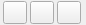
<?xml version="1.0" encoding="UTF-8"?>
<ui version="4.0">
 <class>EmulatorOptionActions</class>
 <widget class="QWidget" name="EmulatorOptionActions">
  <property name="geometry">
   <rect>
    <x>0</x>
    <y>0</y>
    <width>86</width>
    <height>25</height>
   </rect>
  </property>
  <layout class="QGridLayout" name="gridLayout">
   <property name="margin">
    <number>0</number>
   </property>
   <property name="spacing">
    <number>0</number>
   </property>
   <item row="0" column="0">
    <widget class="QToolButton" name="toolButtonReset">
     <property name="toolTip">
      <string>Reset to default value</string>
     </property>
     <property name="icon">
      <iconset resource="qmc2.qrc">
       <normaloff>:/data/img/broom.png</normaloff>:/data/img/broom.png</iconset>
     </property>
    </widget>
   </item>
   <item row="0" column="1">
    <widget class="QToolButton" name="toolButtonRevert">
     <property name="toolTip">
      <string>Revert to stored value</string>
     </property>
     <property name="icon">
      <iconset resource="qmc2.qrc">
       <normaloff>:/data/img/undo.png</normaloff>:/data/img/undo.png</iconset>
     </property>
    </widget>
   </item>
   <item row="0" column="2">
    <widget class="QToolButton" name="toolButtonStore">
     <property name="toolTip">
      <string>Store value</string>
     </property>
     <property name="icon">
      <iconset resource="qmc2.qrc">
       <normaloff>:/data/img/filesaveas.png</normaloff>:/data/img/filesaveas.png</iconset>
     </property>
    </widget>
   </item>
  </layout>
 </widget>
 <tabstops>
  <tabstop>toolButtonReset</tabstop>
  <tabstop>toolButtonRevert</tabstop>
  <tabstop>toolButtonStore</tabstop>
 </tabstops>
 <resources>
  <include location="qmc2.qrc"/>
 </resources>
 <connections/>
</ui>
